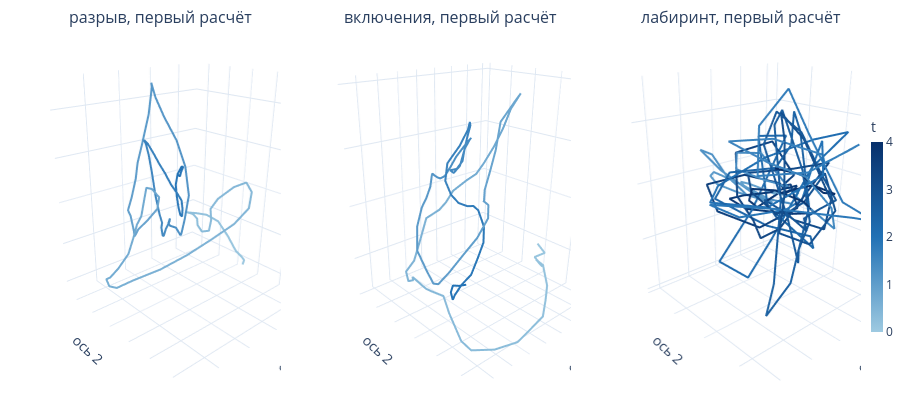

Notebook code for this chart:
### Markdown cell above
## Фазовое пространство
Точка $X(t)$ составлена из давления $p$ в 16 датчиках в моменты $t$ и $t-0.06$ (три отсчёта назад), всего 32 числа. За время записи точка описывает траекторию; ниже показана её проекция на три главные оси.

### Code cell
axis = dict(showticklabels=False, showspikes=False)
tmax = max(w["time"][-1] for w in wells.values())
fig = make_subplots(1, 3, specs=[[{"type": "scene"}] * 3], subplot_titles=[f"{RU[task]}, первый расчёт" for task in wells], horizontal_spacing=0.06)
for col, w in enumerate(wells.values()):
    X = pca(with_delay(well.records(w, 0)[0], 3))[:, :3]
    t = w["time"][3:]
    line = dict(color=t, colorscale=[[0, "#9ecae1"], [0.5, "#2171b5"], [1, "#08306b"]], cmin=0, cmax=tmax, width=4, showscale=col == 0,
                colorbar=dict(title="t", len=0.6, thickness=12, x=1.0))
    fig.add_scatter3d(x=X[:, 0], y=X[:, 1], z=X[:, 2], customdata=t, mode="lines", line=line,
                      hovertemplate="t = %{customdata:.2f}<extra></extra>", row=1, col=col + 1)
fig.update_scenes(xaxis=dict(title="ось 1", **axis), yaxis=dict(title="ось 2", **axis), zaxis=dict(title="ось 3", **axis),
                  aspectmode="manual", aspectratio=dict(x=1, y=1, z=1.2),
                  camera=dict(eye=dict(x=1.6, y=1.6, z=0.9), center=dict(x=0.12, y=-0.12, z=-0.15)))
fig.update_layout(template="plotly_white", height=420, showlegend=False, margin=dict(l=40, r=0, t=30, b=0))
fig.show()
